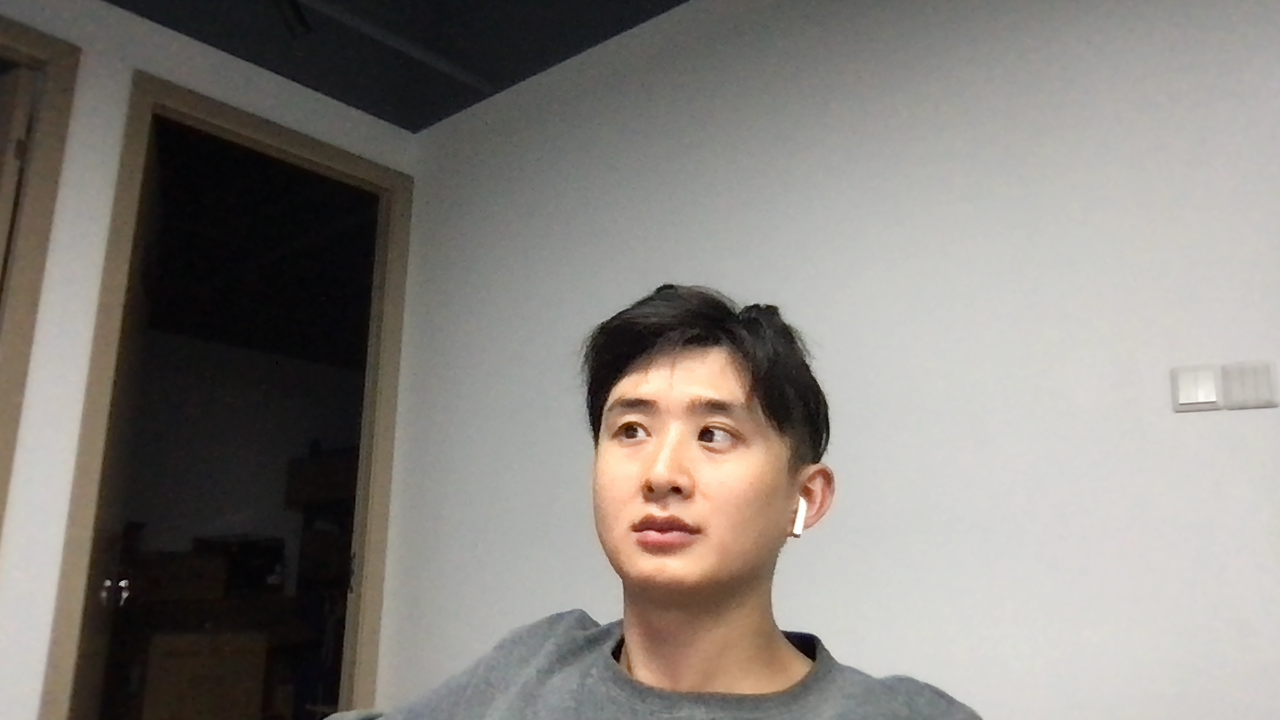
#> input picture imgs/img_1.png, 1280 x 720 px
$ python '25_图像变换_旋转.py'
#> lines starting #> are read from the running program, lines starting #| are printed output that depends on the picture
import cv2

img = cv2.imread('./imgs/img_1.png')
#> img is the input picture: shape (720, 1280, 3); mean B, G, R 125.2, 130.4, 135

img_rotate_90 = cv2.rotate(img, cv2.ROTATE_90_CLOCKWISE)
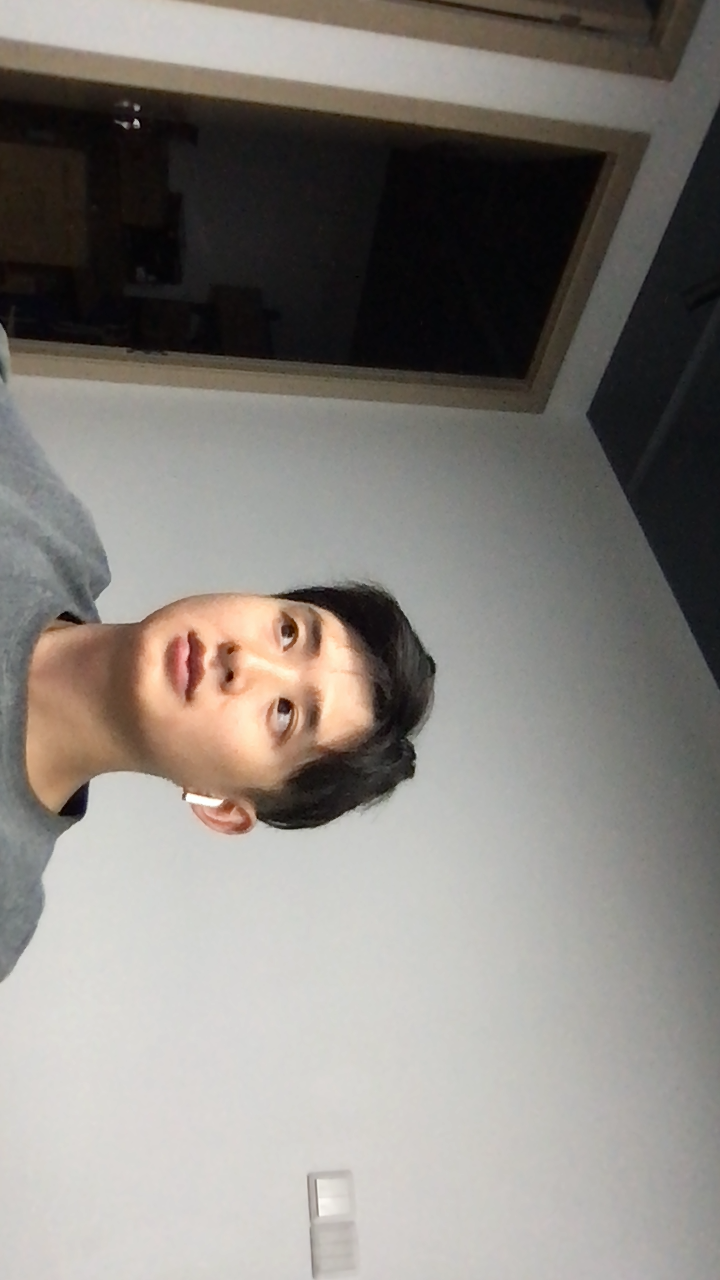
#> img_rotate_90: shape (1280, 720, 3); mean B, G, R 125.2, 130.4, 135
img_rotate_180 = cv2.rotate(img, cv2.ROTATE_180)
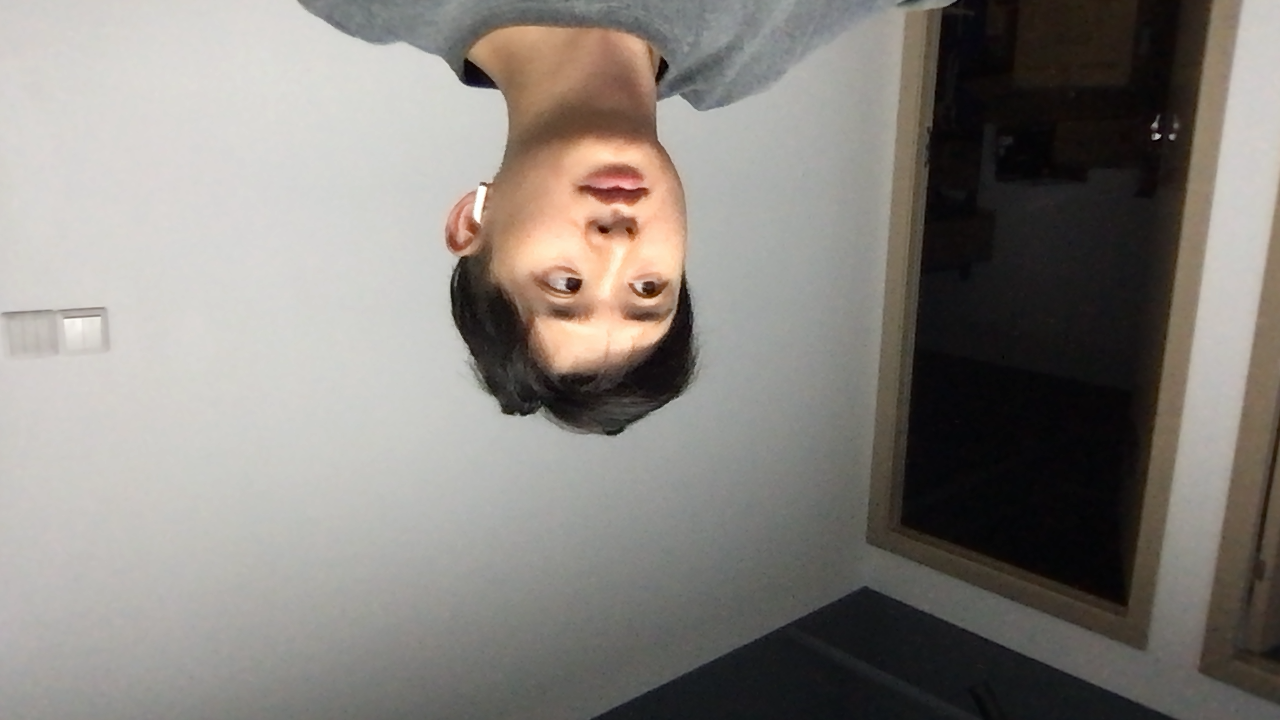
#> img_rotate_180: shape (720, 1280, 3); mean B, G, R 125.2, 130.4, 135
img_rotate_270 = cv2.rotate(img, cv2.ROTATE_90_COUNTERCLOCKWISE)
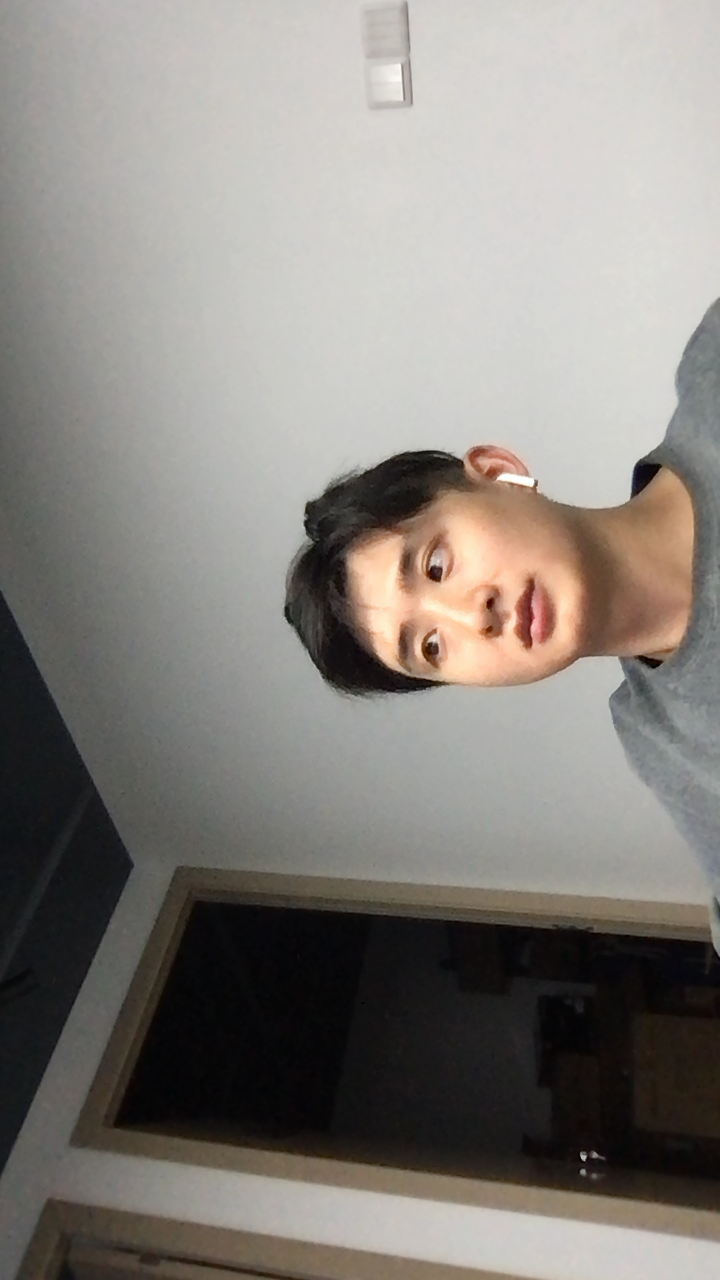
#> img_rotate_270: shape (1280, 720, 3); mean B, G, R 125.2, 130.4, 135

cv2.imshow('origin', img)
cv2.imshow('clockwise_90', img_rotate_90)
cv2.imshow('clockwise_180', img_rotate_180)
cv2.imshow('clockwise_270', img_rotate_270)


if cv2.waitKey(0) & 0xFF == ord('q'):
#> (key q is pressed here)
    cv2.destroyAllWindows()
